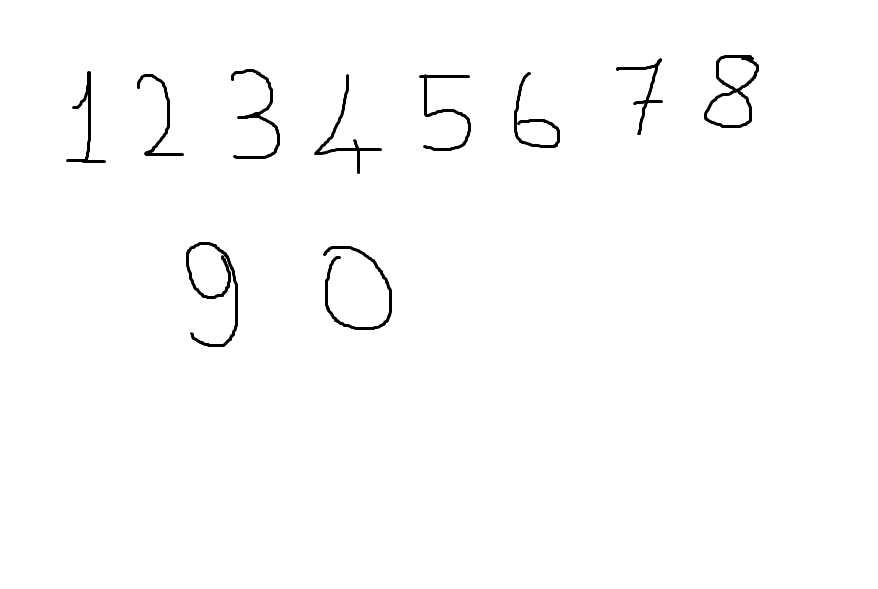
#> input picture YSA projem/image.png, 878 x 589 px
$ python untitled1.py
#> lines starting #> are read from the running program, lines starting #| are printed output that depends on the picture; after the words box and inside, x2 and y2 are one past the last pixel; in counts of white or black regions, pixels touching at a corner belong together
# -*- coding: utf-8 -*-
"""
Created on Fri Jan  8 00:40:06 2021

@author: yusuf
"""

import cv2
import numpy as np

img = cv2.imread("image.png")
#> img is the input picture: shape (589, 878, 3); min 0, max 255, mean 251.9


gray = cv2.cvtColor(img,cv2.COLOR_BGR2GRAY)
edged =cv2.Canny(gray,50,200)
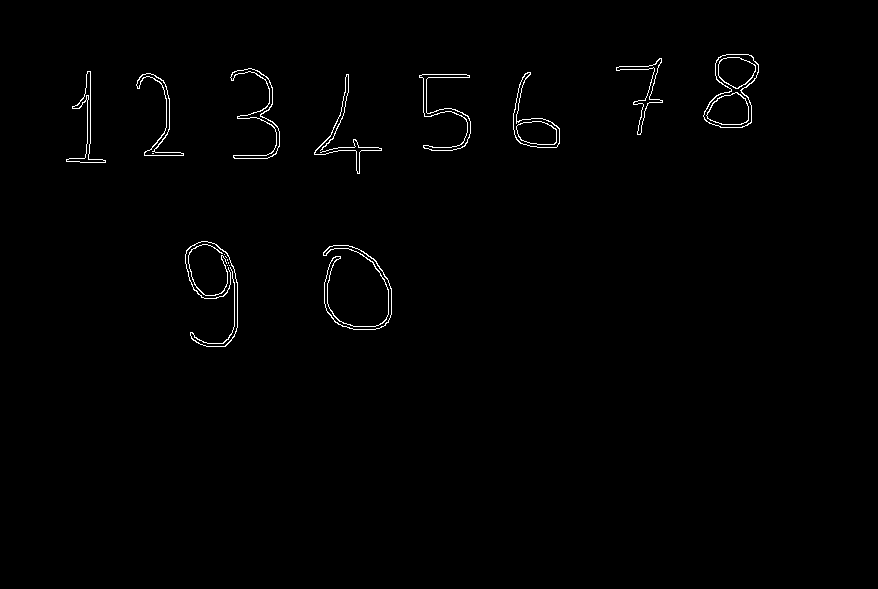
#> edged: shape (589, 878); 0.82% white in thin lines or dots, all inside (x1, y1, x2, y2) = (66, 54, 759, 347)

contours ,hierarchy = cv2.findContours(edged,cv2.RETR_TREE,cv2.CHAIN_APPROX_NONE)
#> contours = 33 contours, 8 with area under 20; largest, box (x1, y1, x2, y2) and area: (703, 54, 759, 128) 2666, (703, 54, 759, 128) 2606, (513, 72, 560, 148) 1292, (513, 72, 560, 148) 1262, (706, 92, 749, 125) 1016
print("Kontür Sayısı",len(contours))
#| Kontür Sayısı 33

cv2.drawContours(img ,contours,-1,(255,0,0),4)#-1 tüm konturları çizdirir,255 kontur renk , 4 kontur kalınlık
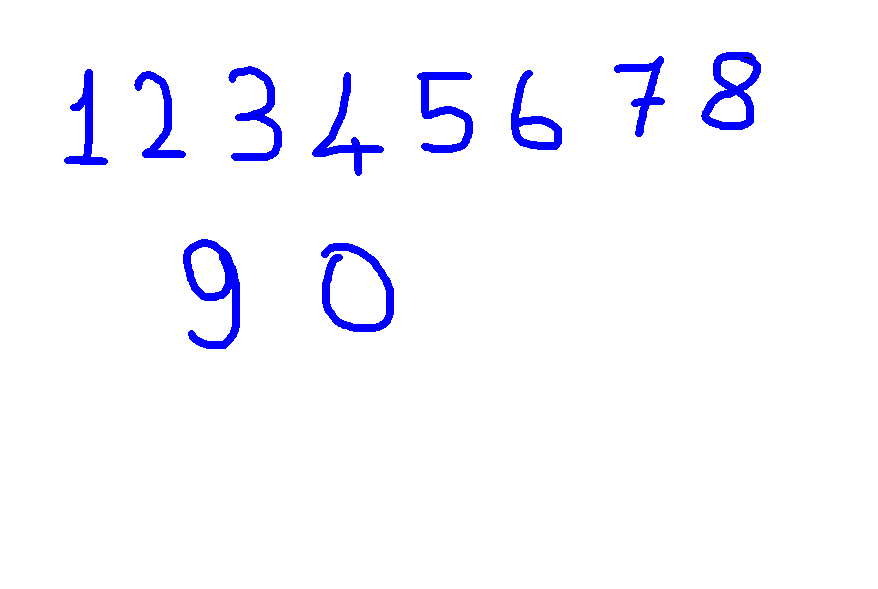
#> img: shape (589, 878, 3); 3.01% of pixels changed, all inside (x1, y1, x2, y2) = (64, 52, 761, 349)


cv2.imshow("frame",img)
cv2.waitKey(0)
cv2.destroyAllWindows()
